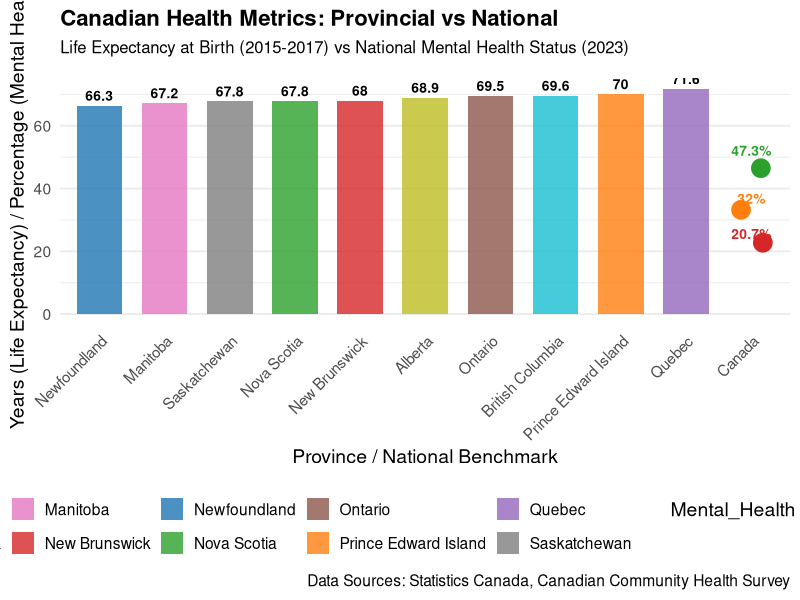
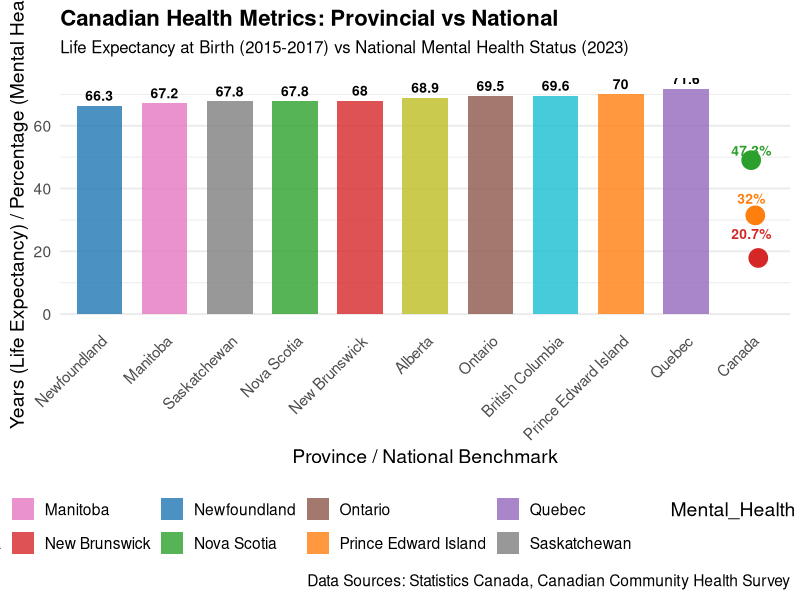

Recreate these plots in R, in order.

# STEP 1: Load Required Libraries
library(tidyverse)
library(ggplot2)
library(patchwork)
# STEP 2: Load and Clean Data
# Life Expectancy Data
life_expectancy_clean <- read_csv("1310037001_databaseLoadingData (1).csv") %>%
  separate(REF_DATE, into = c("Year_Start", "Year_End"), sep = "/") %>%
  filter(Sex %in% c("Males", "Females"), 
         `Age group` == "At birth",
         GEO != "Canada") %>%
  pivot_longer(cols = c(Year_Start, Year_End), 
               names_to = "Year_Type", 
               values_to = "Year") %>%
  mutate(Year = as.numeric(Year)) %>%
  group_by(GEO) %>%
  summarise(avg_life_expectancy = mean(VALUE, na.rm = TRUE)) %>%
  mutate(GEO = str_replace(GEO, "Newfoundland and Labrador", "Newfoundland"))
# Mental Health Data
mental_health_clean <- tibble(
  Category = rep(c("Total", "15-24", "25-54", "55-64", "65+", "Immigrants"), each = 3),
  Mental_Health = rep(c("Excellent", "Fair", "Poor"), times = 6),
  Percent = c(47.3,32,20.7,39,35,26,42.8,33.2,24,52.3,30.1,17.6,58.8,28.4,12.8,47.3,34.5,18.2)
)
# ---------------------------------------------
# STEP 3: Prepare Combined Dataset
# ---------------------------------------------
# Define color schemes
province_colors <- c(
  "Newfoundland" = "#1f77b4", "Prince Edward Island" = "#ff7f0e",
  "Nova Scotia" = "#2ca02c", "New Brunswick" = "#d62728",
  "Quebec" = "#9467bd", "Ontario" = "#8c564b",
  "Manitoba" = "#e377c2", "Saskatchewan" = "#7f7f7f",
  "Alberta" = "#bcbd22", "British Columbia" = "#17becf",
  "Canada" = "#2F4F4F"  # National benchmark color
)
mental_health_colors <- c("Excellent" = "#2ca02c", "Fair" = "#ff7f0e", "Poor" = "#d62728")

# Create combined data structure
combined_data <- bind_rows(
  life_expectancy_clean %>% 
    mutate(metric = "Life Expectancy", value = avg_life_expectancy),
  mental_health_clean %>%
    filter(Category == "Total") %>%
    mutate(GEO = "Canada", metric = "Mental Health", value = Percent)
)
# STEP 4: Create Unified Visualization
health_plot <- ggplot() +
  # Provincial life expectancy bars
  geom_col(
    data = filter(combined_data, metric == "Life Expectancy"),
    aes(x = reorder(GEO, value), y = value, fill = GEO),
    width = 0.7,
    alpha = 0.8
  ) +
  # National mental health points
  geom_point(
    data = filter(combined_data, metric == "Mental Health"),
    aes(x = GEO, y = value, color = Mental_Health),
    size = 6,
    position = position_jitter(width = 0.2)
  ) +
  # Value labels
  geom_text(
    data = filter(combined_data, metric == "Life Expectancy"),
    aes(x = GEO, y = value, label = round(value, 1)),
    vjust = -0.5, 
    size = 3.5,
    fontface = "bold"
  ) +
  geom_text(
    data = filter(combined_data, metric == "Mental Health"),
    aes(x = GEO, y = value, label = paste0(value, "%"), color = Mental_Health),
    vjust = -1,
    size = 3.5,
    fontface = "bold"
  ) +
  # Scales and colors
  scale_fill_manual(values = province_colors) +
  scale_color_manual(values = mental_health_colors) +
  # Labels and theme
  labs(
    title = "Canadian Health Metrics: Provincial vs National",
    subtitle = "Life Expectancy at Birth (2015-2017) vs National Mental Health Status (2023)",
    x = "Province / National Benchmark",
    y = "Years (Life Expectancy) / Percentage (Mental Health)",
    caption = "Data Sources: Statistics Canada, Canadian Community Health Survey"
  ) +
  theme_minimal(base_size = 14) +
  theme(
    axis.text.x = element_text(angle = 45, hjust = 1, size = 11),
    legend.position = "bottom",
    panel.grid.major.x = element_blank(),
    plot.title = element_text(face = "bold", size = 16),
    plot.subtitle = element_text(size = 12, margin = margin(b = 15))
  )

# ---------------------------------------------
# STEP 5: Save and Display
# ---------------------------------------------
ggsave("unified_health_analysis.png", health_plot, 
       width = 16, height = 10, dpi = 300, bg = "white")

print(health_plot)